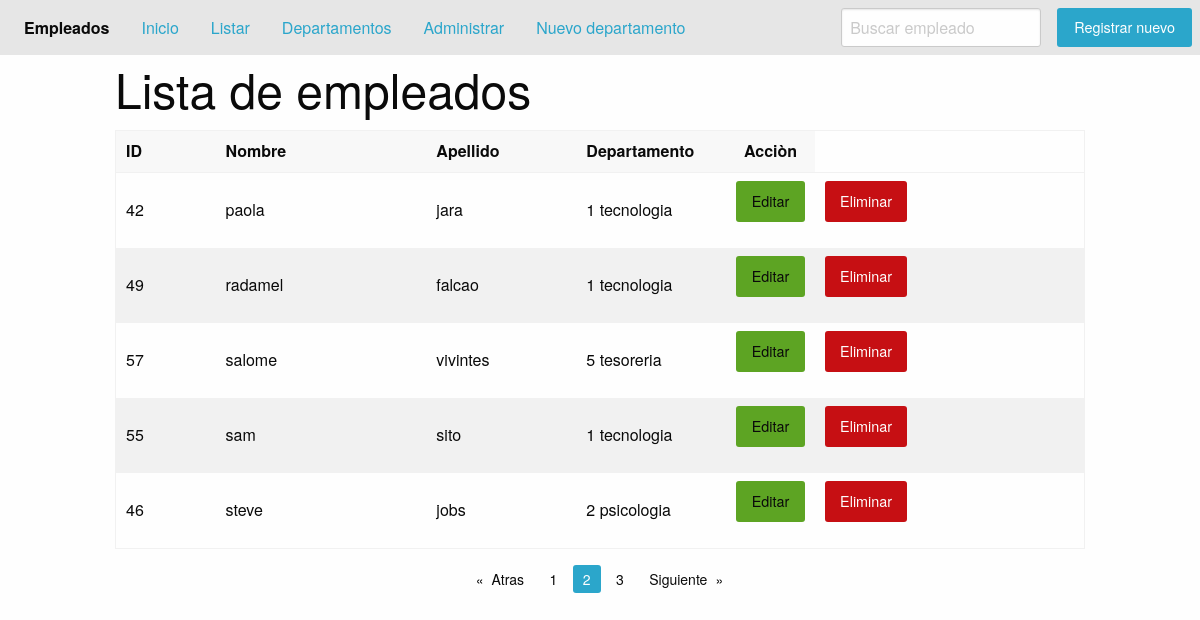
The page /listar-empleados-admin/?page=2 on the database its author committed.
### aplications/employees/models.py (models this page shows, shortened)
class Employee(models.Model):
    JOB_CHOICES = (
        ('0', 'CONTADOR'),
        ('1', 'ADMINISTRADOR'),
        ('2', 'ECONOMISTA'),
        ('3', 'OTRO'),
    )
    first_name = models.CharField('Nombre', max_length=60)
    last_name = models.CharField('apellido', max_length=60)
    full_name = models.CharField('NombreCompleto', max_length=150, blank=True)
    job = models.CharField('ocupaciòn', max_length=1, choices=JOB_CHOICES)
    department = models.ForeignKey(Department, on_delete=models.CASCADE)
    avatar = models.ImageField(upload_to='empleado', blank=True, null=True)
    skills = models.ManyToManyField(Skill)
    class Meta:
        db_table = 'empleado'
        verbose_name = 'empleado'
        verbose_name_plural = 'Empleado de la empresa'
        ordering = ['first_name', 'last_name']

### aplications/departments/models.py (models this page shows)
class Department(models.Model):
    name = models.CharField('Nombre', max_length=50)
    short_name = models.CharField(
        'Nombre corto', max_length=20)
    anulate = models.BooleanField('Anulado', default=False)
    class Meta:
        db_table = 'Department'
        verbose_name = 'Departamento'
        verbose_name_plural = 'Areas de la empresa'
        ordering = ['name']
        unique_together = ('name',)
    def __str__(self):
        return f'{self.id} {self.name}'

### aplications/employees/views.py (the view)
class ListEmployeeAdmin(ListView):
    template_name = 'employee/list_employee_admin.html'
    paginate_by = 5
    ordering = 'first_name'
    context_object_name = 'employee'
    model = Employee

### templates/employee/list_employee_admin.html (shortened to what this page needs)
{% extends 'base.html' %}  {% block body %} {% include 'includes/header.html' %}
<div class="grid-container">
  <div class="grid-x">
    <h1 class="cell small-12 large-12">Lista de empleados</h1>
    <div class="cell">
      <table class="stack">
        <thead>
          <tr>
            <th width="100">ID</th>
            <th>Nombre</th>
            <th width="150">Apellido</th>
            <th width="150">Departamento</th>
            <th style="text-align: center;" width="70">Acciòn</th>
          </tr>
        </thead>
        <tbody>
          {% for e in object_list %}
          <tr>
            <td>{{ e.id }}</td>
            <td>{{ e.first_name }}</td>
            <td>{{ e.last_name }}</td>
            <td>{{ e.department }}</td>
            <td>
              <a class="button success" href="{% url 'employee_app:update_employee' e.id %}">Editar</a>
            </td>
            <td>
              <a class="button alert" href="{% url 'employee_app:delete_employee' e.id %}">Eliminar</a>
            </td>
          </tr>
          {% endfor %}
        </tbody>
      </table>
    </div>
    <div class="cell">
      {% if is_paginated %}
      <nav aria-label="Pagination">
        <ul class="pagination text-center">
          {% if page_obj.has_previous %}
          <li class="pagination-previous">
            <a href="?page={{page_obj.previous_page_number}}">Atras</a>
          </li>
          {% endif%}
          {% for pagina in page_obj.paginator.page_range %}
          {% if pagina == page_obj.number %}
          <li class="current"><span class="show-for-sr">You're on page</span>{{pagina}}</li>
          {% else %}
          <li><a href="?page={{ pagina }}">{{ pagina }}</a></li>
          {% endif %}
          {% endfor %}
          {% if page_obj.has_next %}
          <li class="pagination-next">
            <a href="?page={{page_obj.next_page_number}}">Siguiente</a>
          </li>
          {% endif%}
        </ul>
      </nav>
      {% endif %}
    </div>
  </div>
</div>
{% endblock body %}

### rows shown on the page
Employee: id "42", first_name "paola", last_name "jara", department "1 tecnologia"
Employee: id "49", first_name "radamel", last_name "falcao", department "1 tecnologia"
Employee: id "57", first_name "salome", last_name "vivintes", department "5 tesoreria"
Employee: id "55", first_name "sam", last_name "sito", department "1 tecnologia"
Employee: id "46", first_name "steve", last_name "jobs", department "2 psicologia"

### other values the page prints
{{ pagina }} "1" "3"
{{ pagina }} "2"
